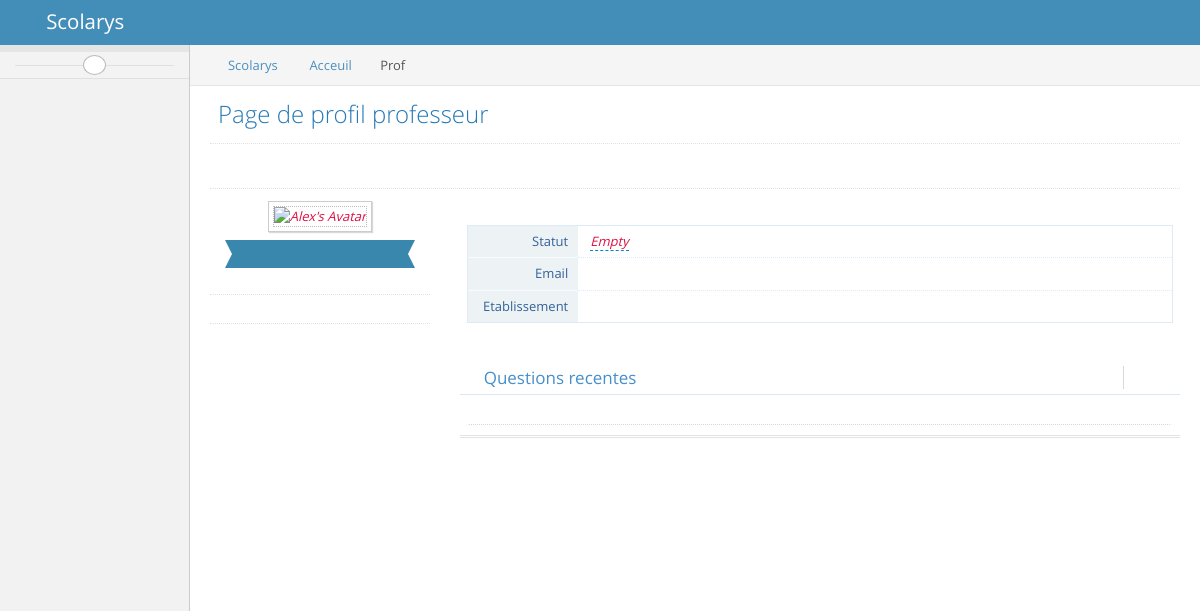
/index.php/acceuil/prof, run on an earlier commit of the app's database.
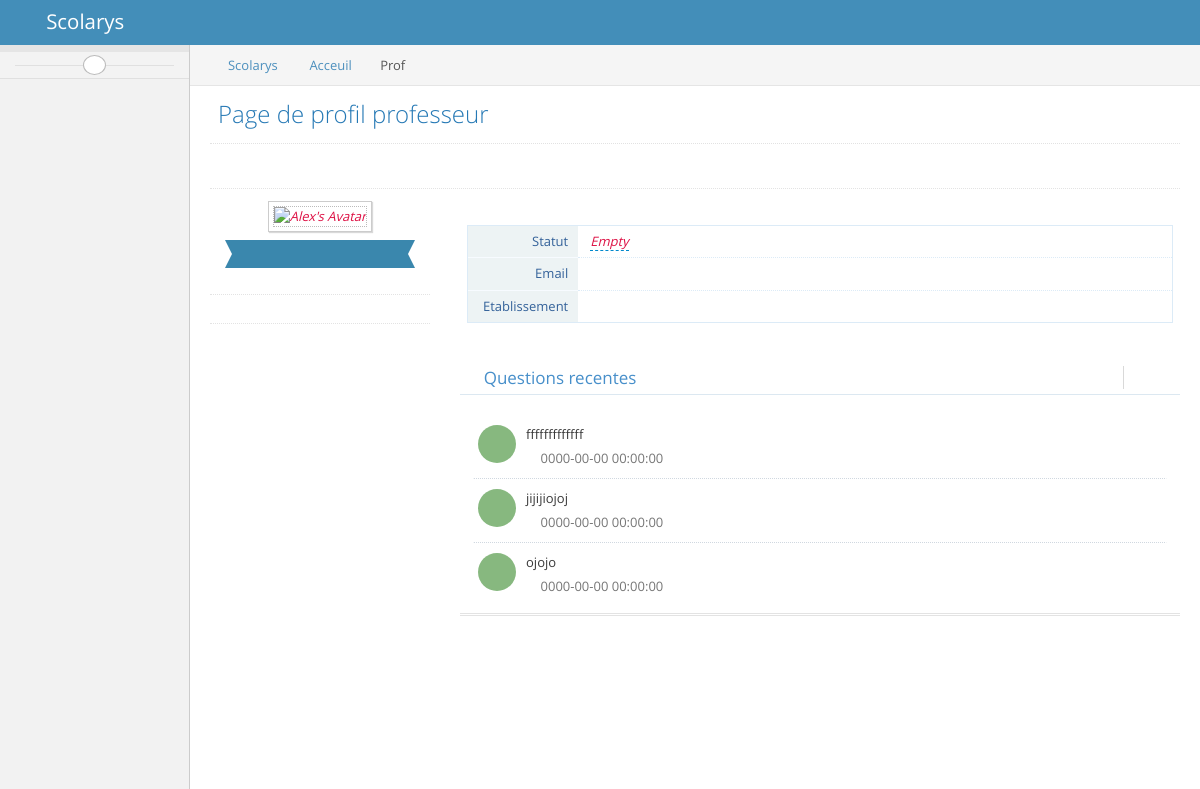
And on a later commit of the database.
### tables this page shows
CREATE TABLE `question` (
  `QuestionID` int(11) NOT NULL AUTO_INCREMENT,
  `qestionText` text,
  `dateQestion` datetime DEFAULT NULL,
  `ProfesseurEt` int(11) DEFAULT NULL,
  PRIMARY KEY (`QuestionID`),
  KEY `fk_professeur_idx` (`ProfesseurEt`),
  CONSTRAINT `fk_professeur` FOREIGN KEY (`ProfesseurEt`) REFERENCES `professeur` (`ProfesseurID`) ON DELETE NO ACTION ON UPDATE NO ACTION
);

### application/controllers/Acceuil.php (called while the page is built, shortened)
<?php if (!defined('BASEPATH')) exit('No direct access allowed');
class Acceuil extends CI_Controller {
	public function __construct()
	{
        $this->load->database();
        $this->load->model('Publier_model', 'publierManager');
        $this->load->model('Auth_model', 'authManager');
        $this->load->helper(array('reponses', 'questions'));
	}
    public function prof() {
        $this->load->view('templates/header');
        $questions_posted = $this->publierManager->getQuestions($this->session->userdata('id_prof'));
        $data['etablissementProf'] = $this->authManager->getEtablissement($this->session->userdata('email'))->etablissementText;
        $data['question_poster'] = $questions_posted;
        $this->load->view('Acceuil/Acceuil_prof', $data);
        $this->load->view('templates/footer');
    }
}

### index.php (called while the page is built, shortened)
<?php
require_once BASEPATH.'core/CodeIgniter.php';

### application/helpers/assets_helper.php (called while the page is built, shortened)
<?php if (!defined('BASEPATH')) exit('Ne pas executer depuis l\'url ');
if (!function_exists('css_url')) {
	function css_url($nom) {
		return base_url().'assets/css/'.$nom.'.css';
	}
}
if (!function_exists('img_url')) {
	function img_url($nom) {
		return base_url().'assets/images/'.$nom;
	}
}

### application/models/publier_model.php (called while the page is built, shortened)
<?php if (!defined('BASEPATH')) exit('No direct access allowed');
class publier_model extends CI_Model {
    public function getQuestions(int $prof = null) {
        if ($prof == null)
            return $this->db->select('*')->from(self::TABLE_QUESTION)->get()->result();
        return $this->db->select('*')
                    ->from(self::TABLE_QUESTION)
                    ->where('ProfesseurEt', $prof)
                    ->order_by('QuestionID', 'DESC')
                    ->limit(10)
                    ->get()->result();
    }
}

### application/views/Acceuil/Acceuil_prof.php (the view, shortened to what this page needs)
<body class="no-skin">
<div id="navbar" class="navbar navbar-default          ace-save-state">
    <div class="navbar-container ace-save-state" id="navbar-container">
        <div class="navbar-header pull-left">
            <a href="index.html" class="navbar-brand">
                <small>
                    <i class="fa fa-leaf"></i>
                    Scolarys
                </small>
            </a>
        </div>
    </div>
</div>
<div class="main-container ace-save-state" id="main-container">
    <div id="sidebar" class="sidebar                  responsive                    ace-save-state">
        <ul class="nav nav-list">
            <li class="">
            </li>
            <li class="">
            </li>
            <li class="">
            </li>
            <li class="">
            </li>
            <li class="">
            </li>
            <li class="">
            </li>
        </ul>
        <div class="sidebar-toggle sidebar-collapse" id="sidebar-collapse">
            <i id="sidebar-toggle-icon" class="ace-icon fa fa-angle-double-left ace-save-state" data-icon1="ace-icon fa fa-angle-double-left" data-icon2="ace-icon fa fa-angle-double-right"></i>
        </div>
    </div>
    <div class="main-content">
        <div class="main-content-inner">
            <div class="breadcrumbs ace-save-state" id="breadcrumbs">
                <ul class="breadcrumb">
                    <li>
                        <i class="ace-icon fa fa-home home-icon"></i>
                        <a href="#">Scolarys</a>
                    </li>
                    <li>
                        <a href="#">Acceuil</a>
                    </li>
                    <li class="active">Prof</li>
                </ul>
            </div>
            <div class="page-content">
                <div class="page-header">
                    <h1>
                        Page de profil professeur
                    </h1>
                </div>
                <div class="row">
                    <div class="col-xs-12">
                        <div class="clearfix">
                        </div>
                        <div class="hr dotted"></div>
                        <div>
                            <div id="user-profile-1" class="user-profile row">
                                <div class="col-xs-12 col-sm-3 center">
                                    <div>
												<span class="profile-picture">
													<img id="avatar" class="editable img-responsive" alt="Alex's Avatar" src="<?= img_url('images/avatars/profile-pic.jpg') ?>" />
												</span>
                                        <div class="space-4"></div>
                                        <div class="width-80 label label-info label-xlg arrowed-in arrowed-in-right">
                                            <div class="inline position-relative">
                                                <a href="#" class="user-title-label dropdown-toggle" data-toggle="dropdown">
                                                    <i class="ace-icon fa fa-circle light-green"></i>
                                                </a>
                                            </div>
                                        </div>
                                    </div>
                                    <div class="space-6"></div>
                                    <div class="profile-contact-info">
                                        <div class="space-6"></div>
                                    </div>
                                    <div class="hr hr12 dotted"></div>
                                    <div class="hr hr16 dotted"></div>
                                </div>
                                <div class="col-xs-12 col-sm-9">
                                    <div class="space-12"></div>
                                    <div class="profile-user-info profile-user-info-striped">
                                        <div class="profile-info-row">
                                            <div class="profile-info-name"> Statut </div>
                                            <div class="profile-info-value">
                                                <span class="editable" id="username"><?= $this->session->userdata('statut') ?></span>
                                            </div>
                                        </div>
                                        <div class="profile-info-row">
                                            <div class="profile-info-name"> Email </div>
                                            <div class="profile-info-value">
                                            </div>
                                        </div>
                                        <div class="profile-info-row">
                                            <div class="profile-info-name"> Etablissement </div>
                                            <div class="profile-info-value">
                                            </div>
                                        </div>
                                    </div>
                                    <div class="space-20"></div>
                                    <div class="widget-box transparent">
                                        <div class="widget-header widget-header-small">
                                            <h4 class="widget-title blue smaller">
                                                <i class="ace-icon fa fa-rss orange"></i>
                                                Questions recentes
                                            </h4>
                                            <div class="widget-toolbar action-buttons">
                                                <a href="#" data-action="reload">
                                                    <i class="ace-icon fa fa-refresh blue"></i>
                                                </a>
                                                <a href="#" class="pink">
                                                    <i class="ace-icon fa fa-trash-o"></i>
                                                </a>
                                            </div>
                                        </div>
                                        <div class="widget-body">
                                            <div class="widget-main padding-8">
                                                <div id="profile-feed-1" class="profile-feed">
                                                    <div class="profile-activity clearfix">
                                                        <div>
                                                            <?php foreach ($question_poster as $question): ?>
                                                    <div class="profile-activity clearfix">
                                                        <div>
                                                            <i class="pull-left thumbicon fa fa-check btn-success no-hover"></i>
                                                                <?= $question->qestionText ?>
                                                            <div class="time">
                                                                <i class="ace-icon fa fa-clock-o bigger-110"></i>
                                                                <?=  $question->dateQestion ?>
                                                            </div>
                                                        </div>
                                                    </div>
                                                            <?php endforeach; ?>
                                                </div>
                                            </div>
                                        </div>
                                    </div>
                                    <div class="hr hr2 hr-double"></div>
                                    <div class="space-6"></div>
                                </div>
                            </div>
                        </div>
                    </div>
                </div>
            </div>
        </div>
    </div>
</div>
</body>
</html>

### application/views/templates/header.php (shortened to what this page needs)
<!DOCTYPE html>
<html lang="en">
<head>
	<link href="//maxcdn.bootstrapcdn.com/bootstrap/3.3.7/css/bootstrap.min.css" rel="stylesheet">
	<link rel="stylesheet" type="text/css" href="<?= css_url('app') ?>">
    <link rel="stylesheet" href="<?= css_url('font-awesome.min') ?>">
    <link rel="stylesheet" href="<?= css_url('ace.min') ?>">
    <link rel="stylesheet" href="<?= css_url('ace-part2.min') ?>">
    <link rel="stylesheet" href="<?= css_url('ace-rtl.min')  ?>">
    <link rel="stylesheet" href="<?= css_url('ace-ie.min') ?>">
    <link rel="stylesheet" href="<?= css_url('jquery-ui.custom.min') ?>">
    <link rel="stylesheet" href="<?= css_url('jquery.gritter.min') ?>">
    <link rel="stylesheet" href="<?= css_url('select2.min') ?>">
    <link rel="stylesheet" href="<?= css_url('bootstrap-datepicker3.min') ?>">
    <link rel="stylesheet" href="<?= css_url('bootstrap-editable.min') ?>">
    <link rel="stylesheet" href="<?= css_url('ace-skins.min') ?>">
    <link rel="stylesheet" href="<?= css_url('jquery-ui.min') ?>">
</head>
<body>

### application/views/templates/footer.php
<footer>
	<div class="apropos">
		<h3 class="apropostitle">A propos de nous</h3>
	</div>
</footer>
</body>
</html>

### assets/css/app.css (style rules this page uses)
body { font-family: Roboto; font-size: 16px; color: #212121; }
.apropostitle { color: #fff; }

What changed in the data, as far as the page shows it:
added question: qestionText "fffffffffffff", dateQestion "0000-00-00 00:00:00"
added question: qestionText "jijijiojoj", dateQestion "0000-00-00 00:00:00"
added question: qestionText "ojojo", dateQestion "0000-00-00 00:00:00"
